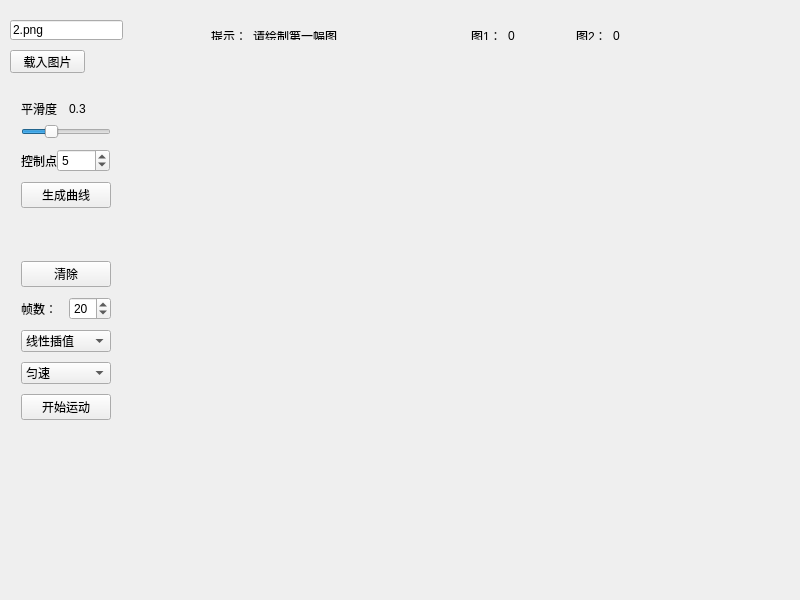
<?xml version="1.0" encoding="UTF-8"?>
<ui version="4.0">
 <class>Widget</class>
 <widget class="QWidget" name="Widget">
  <property name="geometry">
   <rect>
    <x>0</x>
    <y>0</y>
    <width>800</width>
    <height>600</height>
   </rect>
  </property>
  <property name="windowTitle">
   <string>Widget</string>
  </property>
  <widget class="QWidget" name="verticalLayoutWidget">
   <property name="geometry">
    <rect>
     <x>10</x>
     <y>100</y>
     <width>112</width>
     <height>331</height>
    </rect>
   </property>
   <layout class="QVBoxLayout" name="verticalLayout">
    <property name="spacing">
     <number>10</number>
    </property>
    <property name="topMargin">
     <number>0</number>
    </property>
    <item>
     <layout class="QVBoxLayout" name="verticalLayout_3">
      <item>
       <layout class="QHBoxLayout" name="horizontalLayout_5">
        <item>
         <widget class="QLabel" name="label_2">
          <property name="text">
           <string>平滑度</string>
          </property>
         </widget>
        </item>
        <item>
         <widget class="QLabel" name="ts_lb">
          <property name="text">
           <string>0.3</string>
          </property>
         </widget>
        </item>
       </layout>
      </item>
      <item>
       <widget class="QSlider" name="tsSlider">
        <property name="value">
         <number>30</number>
        </property>
        <property name="orientation">
         <enum>Qt::Horizontal</enum>
        </property>
       </widget>
      </item>
     </layout>
    </item>
    <item>
     <layout class="QHBoxLayout" name="horizontalLayout_4" stretch="0,2">
      <property name="spacing">
       <number>0</number>
      </property>
      <property name="rightMargin">
       <number>1</number>
      </property>
      <item>
       <widget class="QLabel" name="label_6">
        <property name="text">
         <string>控制点</string>
        </property>
       </widget>
      </item>
      <item>
       <widget class="QSpinBox" name="grainBox">
        <property name="value">
         <number>5</number>
        </property>
       </widget>
      </item>
     </layout>
    </item>
    <item>
     <widget class="QPushButton" name="cspline_btn">
      <property name="text">
       <string>生成曲线</string>
      </property>
     </widget>
    </item>
    <item>
     <spacer name="verticalSpacer">
      <property name="orientation">
       <enum>Qt::Vertical</enum>
      </property>
      <property name="sizeHint" stdset="0">
       <size>
        <width>20</width>
        <height>40</height>
       </size>
      </property>
     </spacer>
    </item>
    <item>
     <widget class="QPushButton" name="clean_btn">
      <property name="text">
       <string>清除</string>
      </property>
     </widget>
    </item>
    <item>
     <layout class="QHBoxLayout" name="horizontalLayout">
      <item>
       <widget class="QLabel" name="label">
        <property name="text">
         <string>帧数：</string>
        </property>
       </widget>
      </item>
      <item>
       <widget class="QSpinBox" name="frame_spinBox">
        <property name="value">
         <number>20</number>
        </property>
       </widget>
      </item>
     </layout>
    </item>
    <item>
     <widget class="QComboBox" name="inter_Box">
      <item>
       <property name="text">
        <string>线性插值</string>
       </property>
      </item>
      <item>
       <property name="text">
        <string>矢量线性插值</string>
       </property>
      </item>
     </widget>
    </item>
    <item>
     <widget class="QComboBox" name="v_Box">
      <item>
       <property name="text">
        <string>匀速</string>
       </property>
      </item>
      <item>
       <property name="text">
        <string>加速</string>
       </property>
      </item>
      <item>
       <property name="text">
        <string>减速</string>
       </property>
      </item>
     </widget>
    </item>
    <item>
     <widget class="QPushButton" name="move_btn">
      <property name="text">
       <string>开始运动</string>
      </property>
     </widget>
    </item>
   </layout>
  </widget>
  <widget class="QWidget" name="horizontalLayoutWidget_2">
   <property name="geometry">
    <rect>
     <x>460</x>
     <y>20</y>
     <width>171</width>
     <height>31</height>
    </rect>
   </property>
   <layout class="QHBoxLayout" name="horizontalLayout_2">
    <item>
     <widget class="QLabel" name="label_3">
      <property name="text">
       <string>图1：</string>
      </property>
     </widget>
    </item>
    <item>
     <widget class="QLabel" name="lbl_pts_1">
      <property name="text">
       <string>0</string>
      </property>
     </widget>
    </item>
    <item>
     <spacer name="horizontalSpacer">
      <property name="orientation">
       <enum>Qt::Horizontal</enum>
      </property>
      <property name="sizeHint" stdset="0">
       <size>
        <width>40</width>
        <height>20</height>
       </size>
      </property>
     </spacer>
    </item>
    <item alignment="Qt::AlignHCenter">
     <widget class="QLabel" name="label_4">
      <property name="text">
       <string>图2：</string>
      </property>
     </widget>
    </item>
    <item>
     <widget class="QLabel" name="lbl_pts_2">
      <property name="text">
       <string>0</string>
      </property>
     </widget>
    </item>
   </layout>
  </widget>
  <widget class="QWidget" name="horizontalLayoutWidget_3">
   <property name="geometry">
    <rect>
     <x>200</x>
     <y>20</y>
     <width>224</width>
     <height>31</height>
    </rect>
   </property>
   <layout class="QHBoxLayout" name="horizontalLayout_3" stretch="0,2">
    <item>
     <widget class="QLabel" name="label_5">
      <property name="text">
       <string>提示：</string>
      </property>
     </widget>
    </item>
    <item>
     <widget class="QLabel" name="notice_lb">
      <property name="text">
       <string>请绘制第一幅图</string>
      </property>
     </widget>
    </item>
   </layout>
  </widget>
  <widget class="QPushButton" name="imgButton">
   <property name="geometry">
    <rect>
     <x>10</x>
     <y>50</y>
     <width>75</width>
     <height>23</height>
    </rect>
   </property>
   <property name="text">
    <string>载入图片</string>
   </property>
  </widget>
  <widget class="QLineEdit" name="pathEdit">
   <property name="geometry">
    <rect>
     <x>10</x>
     <y>20</y>
     <width>113</width>
     <height>20</height>
    </rect>
   </property>
   <property name="text">
    <string>2.png</string>
   </property>
  </widget>
 </widget>
 <layoutdefault spacing="6" margin="11"/>
 <resources/>
 <connections/>
</ui>
